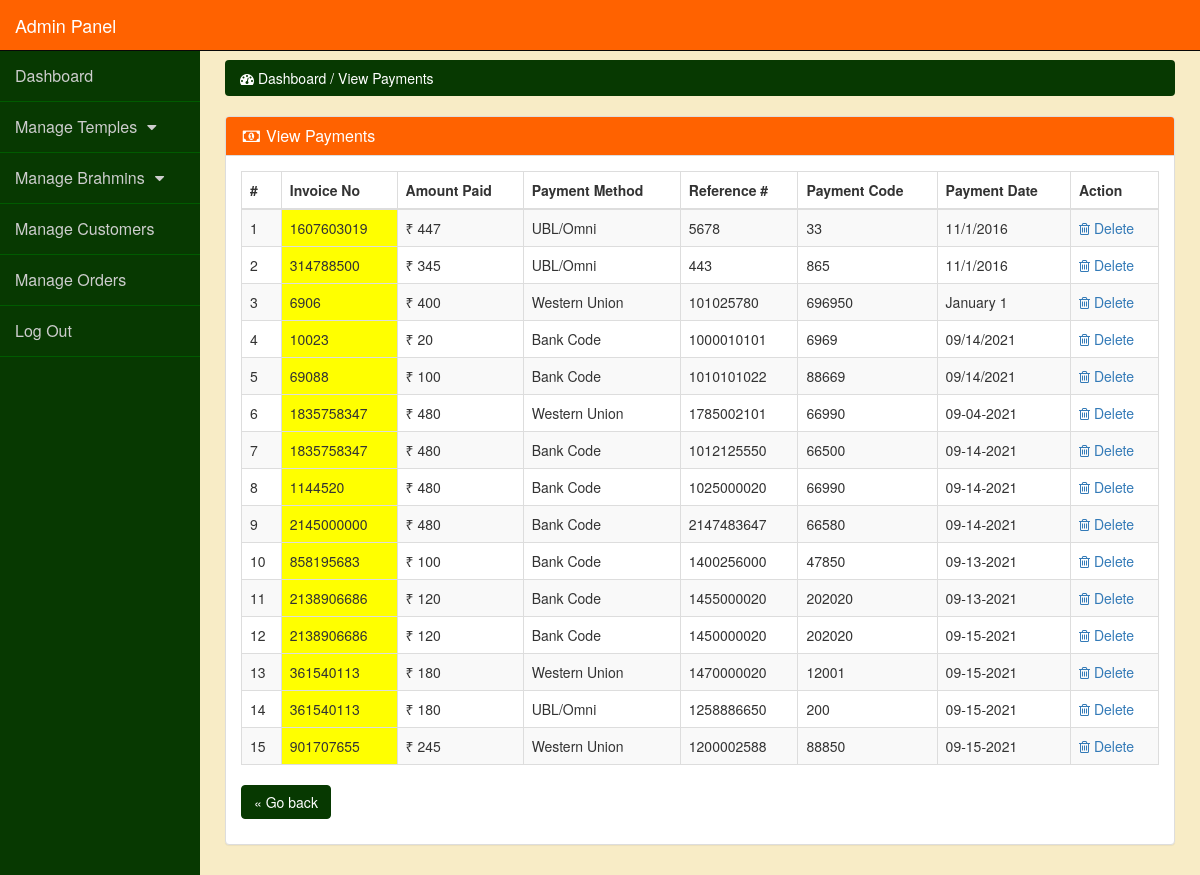
The app's page /admin_panel/index.php?view_payments (signed in) with its own data.
### tables this page shows
CREATE TABLE `payments` (
  `payment_id` int(10) NOT NULL,
  `invoice_no` int(10) NOT NULL,
  `amount` int(10) NOT NULL,
  `payment_mode` text NOT NULL,
  `ref_no` int(10) NOT NULL,
  `code` int(10) NOT NULL,
  `payment_date` text NOT NULL
);

### admin_panel/view_payments.php (the view)
<?php
if(!isset($_SESSION['admin_email'])){
echo "<script>window.open('login.php','_self')</script>";
}
else {
?>
<div class="row">
<div class="col-lg-12">
<ol class="breadcrumb">
<li class="active">
<i class="fa fa-dashboard"></i> Dashboard / View Payments
</li>
</ol>
</div>
</div>
<div class="row">
<div class="col-lg-12">
<div class="panel panel-default">
<div class="panel-heading">
<h3 class="panel-title">
<i class="fa fa-money fa-fw"> </i> View Payments
</h3>
</div>
<div class="panel-body">
<div class="table-responsive">
<table class="table table-hover table-bordered table-striped">
<thead>
<tr>
<th>#</th>
<th>Invoice No</th>
<th>Amount Paid</th>
<th>Payment Method</th>
<th>Reference #</th>
<th>Payment Code</th>
<th>Payment Date</th>
<th>Action</th>
</tr>
</thead>
<tbody>
<?php
$i = 0;
$get_payments = "select * from payments";
$run_payments = mysqli_query($con,$get_payments);
while($row_payments = mysqli_fetch_array($run_payments)){
$payment_id = $row_payments['payment_id'];
$invoice_no = $row_payments['invoice_no'];
$amount = $row_payments['amount'];
$payment_mode = $row_payments['payment_mode'];
$ref_no = $row_payments['ref_no'];
$code = $row_payments['code'];
$payment_date = $row_payments['payment_date'];
$i++;
?>
<tr>
<td><?php echo $i; ?></td>
<td bgcolor="yellow" ><?php echo $invoice_no; ?></td>
<td>₹ <?php echo $amount; ?></td>
<td><?php echo $payment_mode; ?></td>
<td><?php echo $ref_no; ?></td>
<td><?php echo $code; ?></td>
<td><?php echo $payment_date; ?></td>
<td>
<a href="index.php?payment_delete=<?php echo $payment_id; ?>" >
<i class="fa fa-trash-o" ></i> Delete
</a>
</td>
</tr>
<?php } ?>
</tbody>
</table>
</div>
<p>
	<a href="javascript:history.go(-1)" title="Return to the previous page" class="btn btn-primary">« Go back</a>
</p>
</div>
</div>
</div>
</div>
<?php } ?>

### admin_panel/index.php (shortened to what this page needs)
<?php
include("includes/db.php");
if(!isset($_SESSION['admin_email'])){
echo "<script>window.open('login.php','_self')</script>";
}
else {
?>
<!DOCTYPE html>
<html>
<head>
<link href="css/bootstrap.min.css" rel="stylesheet">
<link href="css/style.css" rel="stylesheet">
<link href="font-awesome/css/font-awesome.min.css" rel="stylesheet" >
</head>
<body>
<div id="wrapper">
<?php include("includes/sidebar.php");  ?>
<div id="page-wrapper">
<div class="container-fluid">
<?php
if(isset($_GET['view_payments'])){
include("view_payments.php");
}
?>
</div>
</div>
</div>
</body>
</html>
<?php } ?>

### admin_panel/includes/sidebar.php (shortened to what this page needs)
<?php
if ( !isset( $_SESSION[ 'admin_email' ] ) ) {
	echo "<script>window.open('login.php','_self')</script>";
} else {
	?>
	<nav class="navbar navbar-inverse navbar-fixed-top">
		<div class="navbar-header">
			<a class="navbar-brand" href="index.php?dashboard">Admin Panel</a>
		</div>
		<div class="collapse navbar-collapse navbar-ex1-collapse">
			<ul class="nav navbar-nav side-nav">
				<li>
					<a href="index.php?dashboard">
 Dashboard
</a>
				</li>
				<li>
					<a href="#" data-toggle="collapse" data-target="#temples"> Manage Temples
                     <i class="fa fa-fw fa-caret-down"></i>
				   </a>
				</li>
				<li>
					<a href="#" data-toggle="collapse" data-target="#bramhins">
						Manage Brahmins
						<i class="fa fa-fw fa-caret-down"></i>
					</a>
				</li>
				<li>
					<a href="index.php?view_customers">  Manage Customers </a>
				</li>
				<li>
					<a href="index.php?view_orders"> Manage Orders </a>
				</li>
				<li>
					<a href="logout.php">  Log Out </a>
				</li>
			</ul>
		</div>
	</nav>
	<?php } ?>

### admin_panel/css/style.css (style rules this page uses)
body { margin-top:100px; background-color: #f8ecc6; }
@media (min-width: 768px) { body { margin-top:50px; } }
#wrapper { padding-left:0; }
#page-wrapper { width:100%; padding:0; background-color:#f8ecc6; }
@media (min-width: 768px) { #wrapper { padding-left:200px; } }
@media (min-width: 768px) { #page-wrapper { padding:10px; } }
@media (min-width: 768px) { .side-nav { position:fixed; top:51px; width:200px; border-radius:0; overflow-y:auto; background-color: #073901; bottom:0; overflow-x:hidden; padding-bottom:40px; } }
@media (min-width: 768px) { .side-nav>li>a { width:200px; } }
.panel-body { border-radius:5px; }
.navbar-inverse .navbar-collapse { background: #ff6200; }
.navbar-inverse .navbar-brand { color:#fff; }
.navbar-nav>li { border-bottom: 1px solid #005b00; }
.navbar-inverse .navbar-nav>li>a { color: #cdcdcd; font-size: 16px; font-weight: 400; }
.panel-default>.panel-heading { color: #fff; background-color: #ff6200; }
.btn-primary { color: #fff; background-color: #073901; border-color: #073901; }
.breadcrumb { background-color: #073901; }
.breadcrumb>.active { color: #fff; }

### records on screen
payments: invoice_no "1607603019", amount "447", payment_mode "UBL/Omni", ref_no "5678", code "33", payment_date "11/1/2016"
payments: invoice_no "314788500", amount "345", payment_mode "UBL/Omni", ref_no "443", code "865", payment_date "11/1/2016"
payments: invoice_no "6906", amount "400", payment_mode "Western Union", ref_no "101025780", code "696950", payment_date "January 1"
payments: invoice_no "10023", amount "20", payment_mode "Bank Code", ref_no "1000010101", code "6969", payment_date "09/14/2021"
payments: invoice_no "69088", amount "100", payment_mode "Bank Code", ref_no "1010101022", code "88669", payment_date "09/14/2021"
payments: invoice_no "1835758347", amount "480", payment_mode "Western Union", ref_no "1785002101", code "66990", payment_date "09-04-2021"
payments: invoice_no "1835758347", amount "480", payment_mode "Bank Code", ref_no "1012125550", code "66500", payment_date "09-14-2021"
payments: invoice_no "1144520", amount "480", payment_mode "Bank Code", ref_no "1025000020", code "66990", payment_date "09-14-2021"
payments: invoice_no "2145000000", amount "480", payment_mode "Bank Code", ref_no "2147483647", code "66580", payment_date "09-14-2021"
payments: invoice_no "858195683", amount "100", payment_mode "Bank Code", ref_no "1400256000", code "47850", payment_date "09-13-2021"
payments: invoice_no "2138906686", amount "120", payment_mode "Bank Code", ref_no "1455000020", code "202020", payment_date "09-13-2021"
payments: invoice_no "2138906686", amount "120", payment_mode "Bank Code", ref_no "1450000020", code "202020", payment_date "09-15-2021"
payments: invoice_no "361540113", amount "180", payment_mode "Western Union", ref_no "1470000020", code "12001", payment_date "09-15-2021"
payments: invoice_no "361540113", amount "180", payment_mode "UBL/Omni", ref_no "1258886650", code "200", payment_date "09-15-2021"
payments: invoice_no "901707655", amount "245", payment_mode "Western Union", ref_no "1200002588", code "88850", payment_date "09-15-2021"
